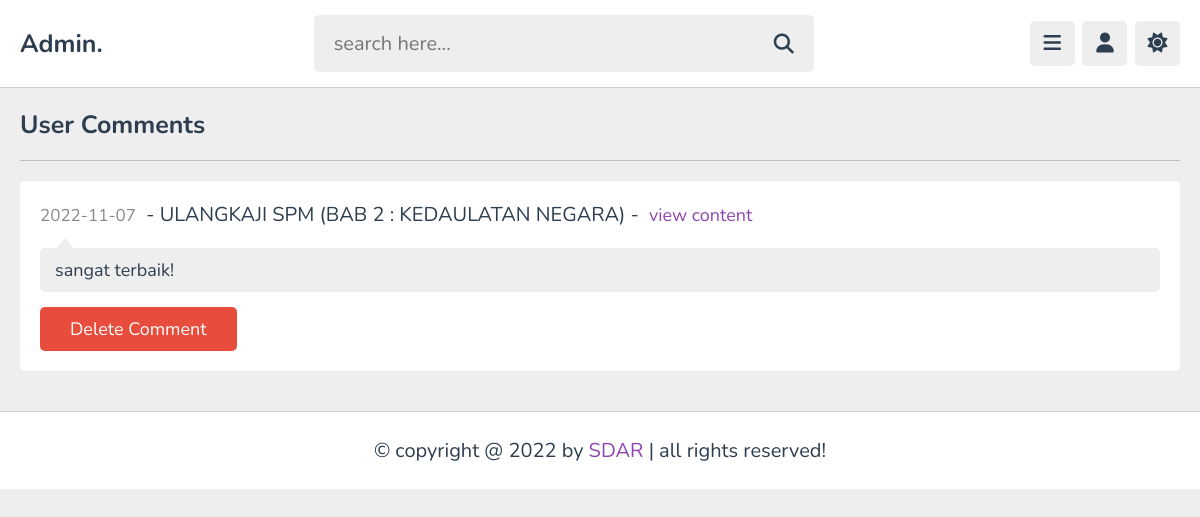
The app's page /admin/comments.php (signed in) with its own data.
### tables this page shows
CREATE TABLE `comments` (
  `id` varchar(20) NOT NULL,
  `content_id` varchar(20) NOT NULL,
  `user_id` varchar(20) NOT NULL,
  `tutor_id` varchar(20) NOT NULL,
  `comment` varchar(1000) NOT NULL,
  `date` date NOT NULL DEFAULT current_timestamp()
);

CREATE TABLE `content` (
  `id` varchar(20) NOT NULL,
  `tutor_id` varchar(20) NOT NULL,
  `playlist_id` varchar(20) NOT NULL,
  `title` varchar(100) NOT NULL,
  `description` varchar(1000) NOT NULL,
  `video` varchar(100) NOT NULL,
  `thumb` varchar(100) NOT NULL,
  `date` date NOT NULL DEFAULT current_timestamp(),
  `status` varchar(20) NOT NULL DEFAULT 'deactive'
);

### admin/comments.php (the view, shortened to what this page needs)
<?php
include '../components/connect.php';
if(isset($_COOKIE['tutor_id'])){
   $tutor_id = $_COOKIE['tutor_id'];
}else{
   $tutor_id = '';
   header('location:login.php');
}
?>
<!DOCTYPE html>
<html lang="en">
<head>
   <link rel="stylesheet" href="https://cdnjs.cloudflare.com/ajax/libs/font-awesome/6.2.0/css/all.min.css">
   <link rel="stylesheet" href="../css/admin_style.css">
</head>
<body>
<?php include '../components/admin_header.php'; ?>
<section class="comments">
   <h1 class="heading">user comments</h1>
   <div class="show-comments">
      <?php
         $select_comments = $conn->prepare("SELECT * FROM `comments` WHERE tutor_id = ?");
         $select_comments->execute([$tutor_id]);
         if($select_comments->rowCount() > 0){
            while($fetch_comment = $select_comments->fetch(PDO::FETCH_ASSOC)){
               $select_content = $conn->prepare("SELECT * FROM `content` WHERE id = ?");
               $select_content->execute([$fetch_comment['content_id']]);
               $fetch_content = $select_content->fetch(PDO::FETCH_ASSOC);
      ?>
      <div class="box" style="<?php if($fetch_comment['tutor_id'] == $tutor_id){echo 'order:-1;';} ?>">
         <div class="content"><span><?= $fetch_comment['date']; ?></span><p> - <?= $fetch_content['title']; ?> - </p><a href="view_content.php?get_id=<?= $fetch_content['id']; ?>">view content</a></div>
         <p class="text"><?= $fetch_comment['comment']; ?></p>
         <form action="" method="post">
            <button type="submit" name="delete_comment" class="inline-delete-btn" onclick="return confirm('delete this comment?');">delete comment</button>
         </form>
      </div>
      <?php
       }
      }else{
         echo '<p class="empty">no comments added yet!</p>';
      }
      ?>
      </div>
</section>
<?php include '../components/footer.php'; ?>
</body>
</html>

### css/admin_style.css (style rules this page uses)
:root { --main-color:#8e44ad; --red:#e74c3c; --oragen:#f39c12; --white:#fff; --black:#2c3e50; --light-color:#888; --light-bg:#eee; --border:.1rem solid rgba(0,0,0,.2); }
* { font-family: 'Nunito', sans-serif; margin: 0; padding: 0; box-sizing: border-box; outline: none; border: none; text-decoration: none; }
html { font-size: 62.5%; overflow-x: hidden; }
body { background-color: var(--light-bg); padding-left: 30rem; }
section { padding:2rem; max-width: 1200px; margin: 0 auto; }
.btn, .option-btn, .delete-btn, .inline-btn, .inline-option-btn, .inline-delete-btn { border-radius: .5rem; padding: 1rem 3rem; font-size: 1.8rem; color: #fff; margin-top: 1rem; text-transform: capitalize; cursor: pointer; text-align: center; }
.inline-btn, .inline-option-btn, .inline-delete-btn { display: inline-block; }
.delete-btn, .inline-delete-btn { background-color: var(--red); }
.heading { padding-bottom: 1.8rem; border-bottom: var(--border); font-size: 2.5rem; color: var(--black); text-transform: capitalize; margin-bottom: 2rem; }
.comments .show-comments { background-color: var(--white); border-radius: .5rem; padding: 2rem; display: grid; gap: 2.5rem; }
.comments .show-comments .content { margin-bottom: 2rem; }
.comments .show-comments .content p { font-size: 2rem; color: var(--black); padding: 0 1rem; display: inline-block; }
.comments .show-comments .content span { font-size: 1.7rem; color: var(--light-color); }
.comments .show-comments .content a { color: var(--main-color); font-size: 1.8rem; }
.comments .show-comments .text { border-radius: .5rem; background-color: var(--light-bg); padding: 1rem 1.5rem; color: var(--black); margin: .5rem 0; position: relative; z-index: 0; white-space: pre-line; font-size: 1.8rem; }
.comments .show-comments .text::before { content: ''; position: absolute; top: -1rem; left: 1.5rem; height: 1.2rem; width: 2rem; background-color: var(--light-bg); clip-path: polygon(50% 0%, 0% 100%, 100% 100%); }
@media (max-width:1200px) { body { padding-left: 0; } }

### records on screen
comments: date "2022-11-07", content.title "ULANGKAJI SPM (BAB 2 : KEDAULATAN NEGARA)", comment "sangat terbaik!"
